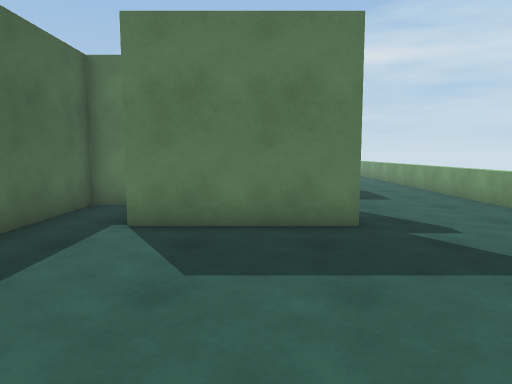
View 1 (above)

22 first-person views from a walk through a 3-D level made in the Unity game engine. The camera is 1.4 m above the floor, tilts 6° down and sees 70° across. The floor is counted in squares, 1 m on a side. Each view is taken from the middle of a square. On the plan, view 1 faces up. The plan holds only what a view shows up to about 16 squares ahead; the rest is blank. The player is left out. Door leaves are left out, so doorways stand open.

View 2
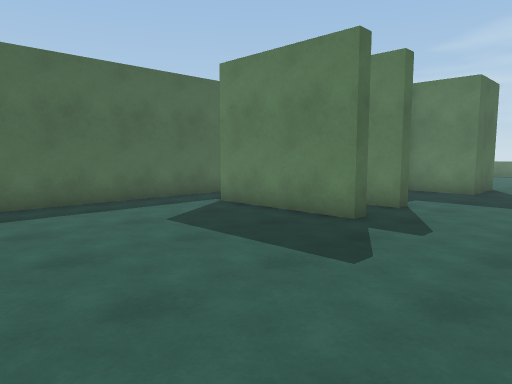

View 3
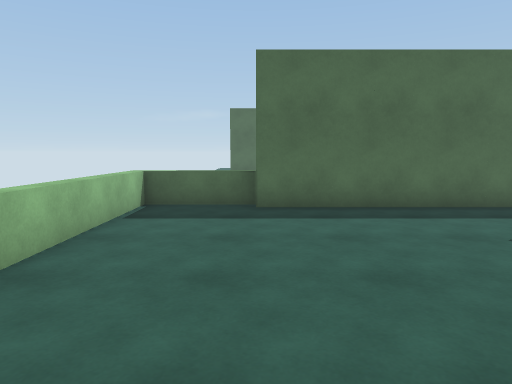

View 4
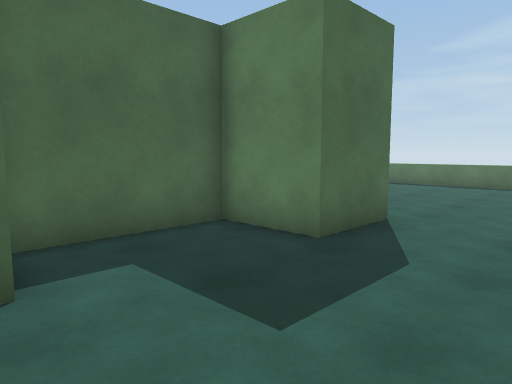

View 5
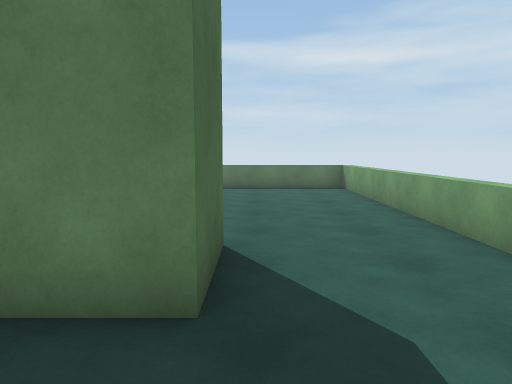

View 6
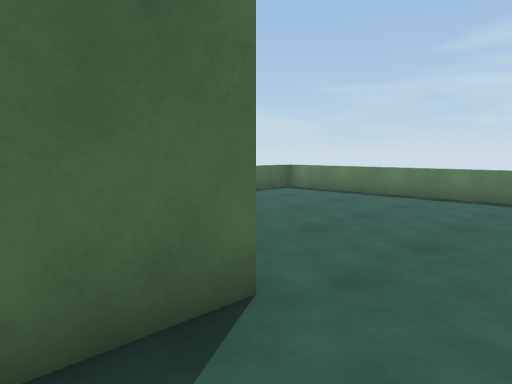

View 7
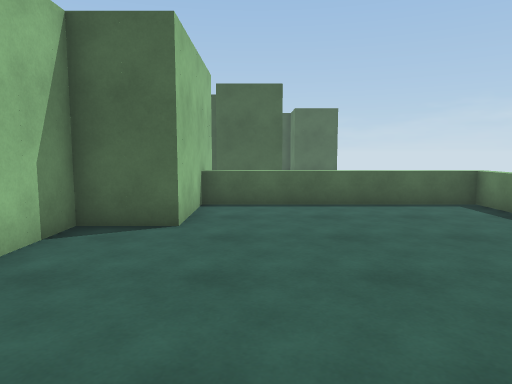

View 8
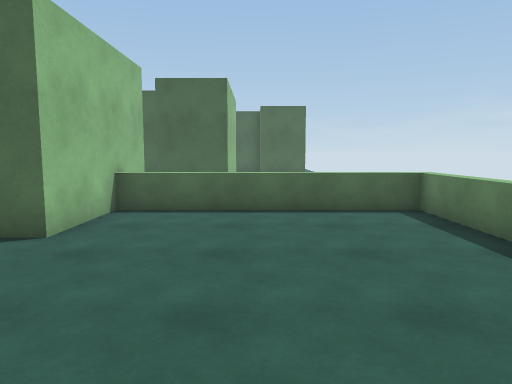

View 9
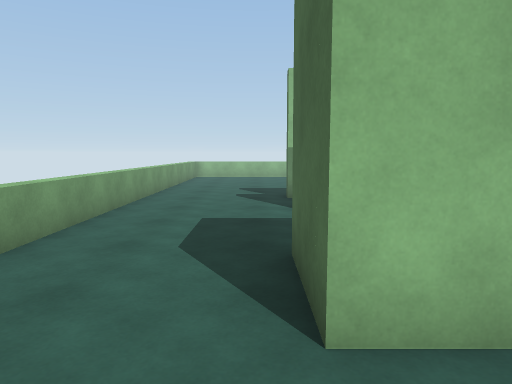

View 10
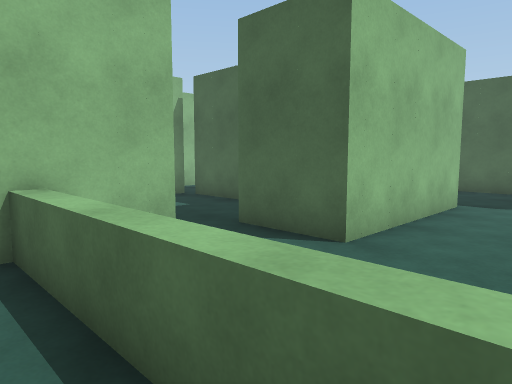

View 11
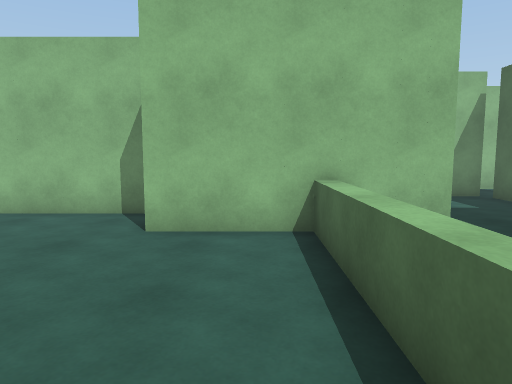

View 12
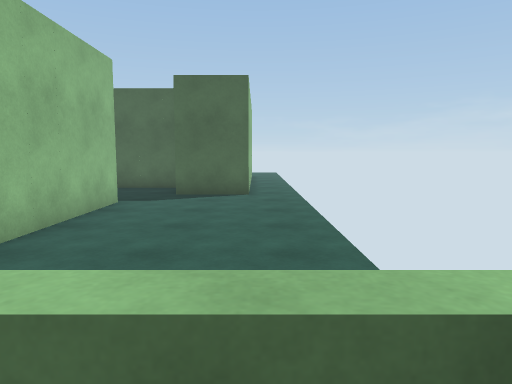

View 13
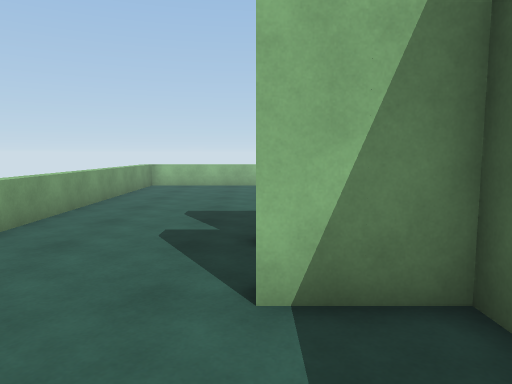

View 14
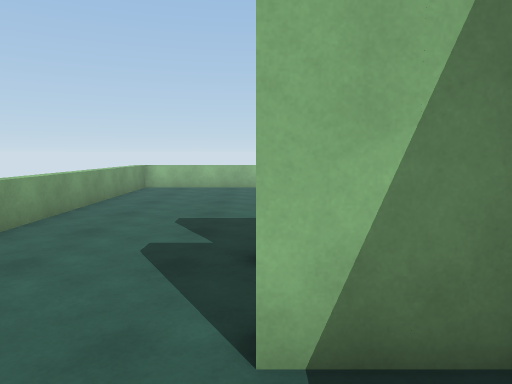

View 15
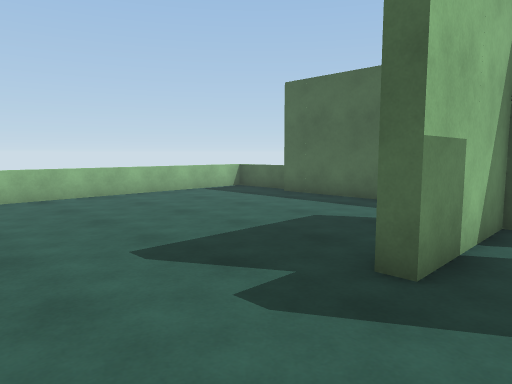

View 16
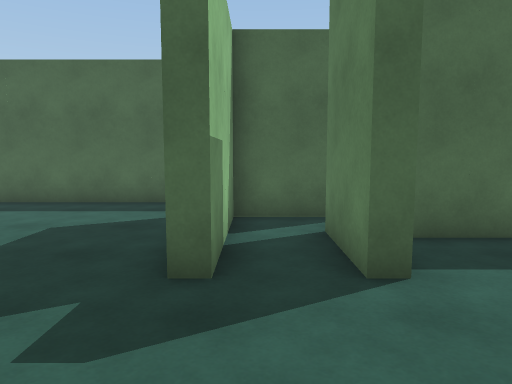

View 17
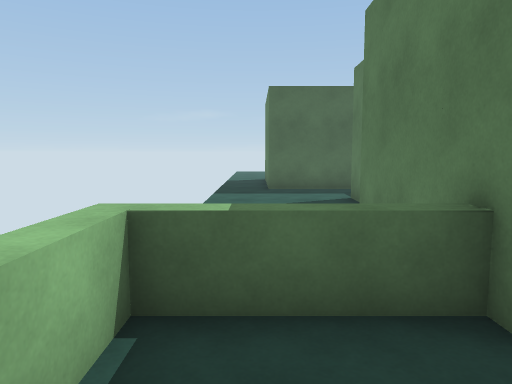

View 18
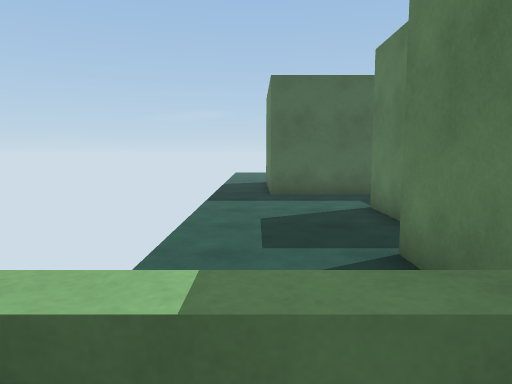

View 19
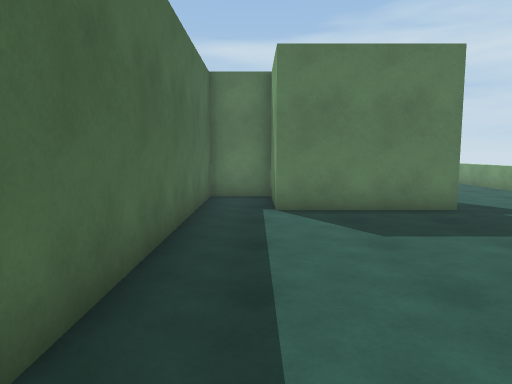

View 20
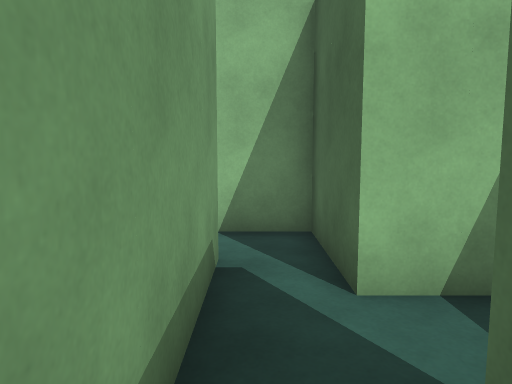

View 21
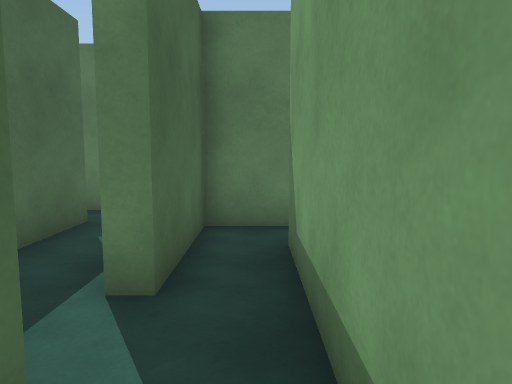

View 22
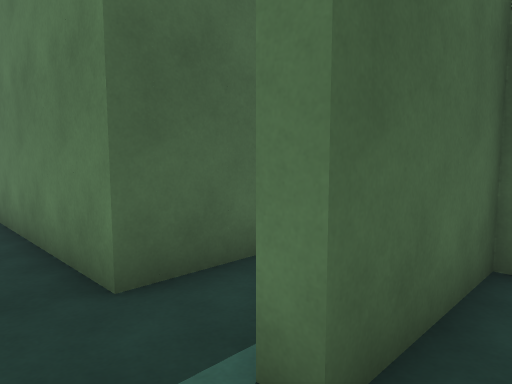

### Floor plan
Points are (right, up) in squares from view 1. A wall is a line through its corners. A room is listed if a view was taken in it or the views show most of it. See-through windows are left out.
Room 1 (views 1, 2, 3, 4, 5, 6, 7, 8, 9, 10, 11, 12, 13, 14, 15, 16, 17, 18, 19)
walls: (-0.5, 7.5) (2, 7.5) (2, 7) (-2.5, 7) (-2.5, 10) (-4.5, 10) (-4.5, 0); (-4.9, 18.5) (-2, 18.5) (-2, 16.5) (2.5, 16.5) (2.5, 14) (0, 14) (0, 9.8) (2, 9.8) (2, 9.3) (-0.5, 9.3)
low walls: (-5, 0.1) (-5, -3.1) (6.6, -3.1) (6.6, 26.1) (-5, 26.1) (-5, 18.5)
ways out: opening at (0, 8) to room 2
Room 2 (views 20, 21, 22)
walls: (-2, 10.5) (-2, 7.5) (-0.5, 7.5); (-0.5, 9.3) (-0.5, 14.5); (-0.2, 16) (-2, 16) (-2, 12.5)
ways out: opening at (0, 8) to room 1; open door at (-2, 11.5) to room 3
Room 3 (no view inside)
walls: (-4.5, 16.5) (-4.5, 12.5); (-4.8, 18) (-5.2, 18); (-3.4, 10.5) (-2, 10.5)
ways out: open door at (-2, 11.5) to room 2; opening at (-5, 11.5)

Positions as (right, up) in squares from view 1, and headings:
1: (0, 0), facing up
2: (6, 0), facing up-left
3: (5, 0), facing left
4: (6, 9), facing up-left
5: (3, 11), facing up
6: (5, 14), facing up-left
7: (5, 20), facing left
8: (4, 22), facing left
9: (3, 19), facing down
10: (-4, 24), facing down-left
11: (-4, 25), facing down
12: (-4, 25), facing left
13: (2, 13), facing down
14: (2, 12), facing down
15: (6, 9), facing down-left
16: (6, 8), facing left
17: (-2, -2), facing left
18: (-4, -2), facing left
19: (-3, -2), facing up
20: (-1, 14), facing down
21: (-1, 9), facing up
22: (-1, 11), facing up-left
